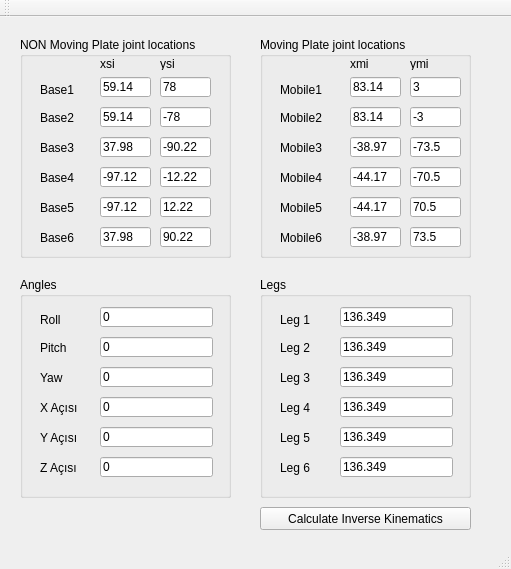
<?xml version="1.0" encoding="UTF-8"?>
<ui version="4.0">
 <class>MainWindow</class>
 <widget class="QMainWindow" name="MainWindow">
  <property name="geometry">
   <rect>
    <x>0</x>
    <y>0</y>
    <width>511</width>
    <height>569</height>
   </rect>
  </property>
  <property name="windowTitle">
   <string>MainWindow</string>
  </property>
  <widget class="QWidget" name="centralWidget">
   <widget class="QGroupBox" name="groupBox">
    <property name="geometry">
     <rect>
      <x>20</x>
      <y>260</y>
      <width>211</width>
      <height>221</height>
     </rect>
    </property>
    <property name="title">
     <string>Angles</string>
    </property>
    <widget class="QLabel" name="label">
     <property name="geometry">
      <rect>
       <x>20</x>
       <y>33</y>
       <width>47</width>
       <height>20</height>
      </rect>
     </property>
     <property name="text">
      <string>Roll</string>
     </property>
    </widget>
    <widget class="QLabel" name="label_2">
     <property name="geometry">
      <rect>
       <x>20</x>
       <y>63</y>
       <width>47</width>
       <height>16</height>
      </rect>
     </property>
     <property name="text">
      <string>Pitch</string>
     </property>
    </widget>
    <widget class="QLabel" name="label_3">
     <property name="geometry">
      <rect>
       <x>20</x>
       <y>90</y>
       <width>47</width>
       <height>21</height>
      </rect>
     </property>
     <property name="text">
      <string>Yaw</string>
     </property>
    </widget>
    <widget class="QLabel" name="label_4">
     <property name="geometry">
      <rect>
       <x>20</x>
       <y>120</y>
       <width>47</width>
       <height>21</height>
      </rect>
     </property>
     <property name="text">
      <string>X Açısı</string>
     </property>
    </widget>
    <widget class="QLabel" name="label_5">
     <property name="geometry">
      <rect>
       <x>20</x>
       <y>150</y>
       <width>47</width>
       <height>21</height>
      </rect>
     </property>
     <property name="text">
      <string>Y Açısı</string>
     </property>
    </widget>
    <widget class="QLabel" name="label_6">
     <property name="geometry">
      <rect>
       <x>20</x>
       <y>180</y>
       <width>47</width>
       <height>21</height>
      </rect>
     </property>
     <property name="text">
      <string>Z Açısı</string>
     </property>
    </widget>
    <widget class="QLineEdit" name="txtAngleRoll">
     <property name="geometry">
      <rect>
       <x>80</x>
       <y>30</y>
       <width>113</width>
       <height>20</height>
      </rect>
     </property>
     <property name="text">
      <string>0</string>
     </property>
    </widget>
    <widget class="QLineEdit" name="txtAnglePitch">
     <property name="geometry">
      <rect>
       <x>80</x>
       <y>60</y>
       <width>113</width>
       <height>20</height>
      </rect>
     </property>
     <property name="text">
      <string>0</string>
     </property>
    </widget>
    <widget class="QLineEdit" name="txtAngleYaw">
     <property name="geometry">
      <rect>
       <x>80</x>
       <y>90</y>
       <width>113</width>
       <height>20</height>
      </rect>
     </property>
     <property name="text">
      <string>0</string>
     </property>
    </widget>
    <widget class="QLineEdit" name="txtAngleX">
     <property name="geometry">
      <rect>
       <x>80</x>
       <y>120</y>
       <width>113</width>
       <height>20</height>
      </rect>
     </property>
     <property name="text">
      <string>0</string>
     </property>
    </widget>
    <widget class="QLineEdit" name="txtAngleY">
     <property name="geometry">
      <rect>
       <x>80</x>
       <y>150</y>
       <width>113</width>
       <height>20</height>
      </rect>
     </property>
     <property name="text">
      <string>0</string>
     </property>
    </widget>
    <widget class="QLineEdit" name="txtAngleZ">
     <property name="geometry">
      <rect>
       <x>80</x>
       <y>180</y>
       <width>113</width>
       <height>20</height>
      </rect>
     </property>
     <property name="text">
      <string>0</string>
     </property>
    </widget>
   </widget>
   <widget class="QGroupBox" name="groupBox_2">
    <property name="geometry">
     <rect>
      <x>260</x>
      <y>260</y>
      <width>211</width>
      <height>221</height>
     </rect>
    </property>
    <property name="title">
     <string>Legs</string>
    </property>
    <widget class="QLabel" name="label_7">
     <property name="geometry">
      <rect>
       <x>20</x>
       <y>33</y>
       <width>47</width>
       <height>20</height>
      </rect>
     </property>
     <property name="text">
      <string>Leg 1</string>
     </property>
    </widget>
    <widget class="QLabel" name="label_8">
     <property name="geometry">
      <rect>
       <x>20</x>
       <y>63</y>
       <width>47</width>
       <height>16</height>
      </rect>
     </property>
     <property name="text">
      <string>Leg 2</string>
     </property>
    </widget>
    <widget class="QLabel" name="label_9">
     <property name="geometry">
      <rect>
       <x>20</x>
       <y>90</y>
       <width>47</width>
       <height>21</height>
      </rect>
     </property>
     <property name="text">
      <string>Leg 3</string>
     </property>
    </widget>
    <widget class="QLabel" name="label_10">
     <property name="geometry">
      <rect>
       <x>20</x>
       <y>120</y>
       <width>47</width>
       <height>21</height>
      </rect>
     </property>
     <property name="text">
      <string>Leg 4</string>
     </property>
    </widget>
    <widget class="QLabel" name="label_11">
     <property name="geometry">
      <rect>
       <x>20</x>
       <y>150</y>
       <width>47</width>
       <height>21</height>
      </rect>
     </property>
     <property name="text">
      <string>Leg 5</string>
     </property>
    </widget>
    <widget class="QLabel" name="label_12">
     <property name="geometry">
      <rect>
       <x>20</x>
       <y>180</y>
       <width>47</width>
       <height>21</height>
      </rect>
     </property>
     <property name="text">
      <string>Leg 6</string>
     </property>
    </widget>
    <widget class="QLineEdit" name="txtLeg1">
     <property name="geometry">
      <rect>
       <x>80</x>
       <y>30</y>
       <width>113</width>
       <height>20</height>
      </rect>
     </property>
     <property name="text">
      <string>136.349</string>
     </property>
    </widget>
    <widget class="QLineEdit" name="txtLeg2">
     <property name="geometry">
      <rect>
       <x>80</x>
       <y>60</y>
       <width>113</width>
       <height>20</height>
      </rect>
     </property>
     <property name="text">
      <string>136.349</string>
     </property>
    </widget>
    <widget class="QLineEdit" name="txtLeg3">
     <property name="geometry">
      <rect>
       <x>80</x>
       <y>90</y>
       <width>113</width>
       <height>20</height>
      </rect>
     </property>
     <property name="text">
      <string>136.349</string>
     </property>
    </widget>
    <widget class="QLineEdit" name="txtLeg4">
     <property name="geometry">
      <rect>
       <x>80</x>
       <y>120</y>
       <width>113</width>
       <height>20</height>
      </rect>
     </property>
     <property name="text">
      <string>136.349</string>
     </property>
    </widget>
    <widget class="QLineEdit" name="txtLeg5">
     <property name="geometry">
      <rect>
       <x>80</x>
       <y>150</y>
       <width>113</width>
       <height>20</height>
      </rect>
     </property>
     <property name="text">
      <string>136.349</string>
     </property>
    </widget>
    <widget class="QLineEdit" name="txtLeg6">
     <property name="geometry">
      <rect>
       <x>80</x>
       <y>180</y>
       <width>113</width>
       <height>20</height>
      </rect>
     </property>
     <property name="text">
      <string>136.349</string>
     </property>
    </widget>
   </widget>
   <widget class="QGroupBox" name="groupBox_3">
    <property name="geometry">
     <rect>
      <x>20</x>
      <y>20</y>
      <width>211</width>
      <height>221</height>
     </rect>
    </property>
    <property name="title">
     <string>NON Moving Plate joint locations</string>
    </property>
    <widget class="QLabel" name="b1">
     <property name="geometry">
      <rect>
       <x>20</x>
       <y>43</y>
       <width>47</width>
       <height>20</height>
      </rect>
     </property>
     <property name="text">
      <string>Base1</string>
     </property>
    </widget>
    <widget class="QLabel" name="label_14">
     <property name="geometry">
      <rect>
       <x>20</x>
       <y>73</y>
       <width>47</width>
       <height>16</height>
      </rect>
     </property>
     <property name="text">
      <string>Base2</string>
     </property>
    </widget>
    <widget class="QLabel" name="label_15">
     <property name="geometry">
      <rect>
       <x>20</x>
       <y>100</y>
       <width>47</width>
       <height>21</height>
      </rect>
     </property>
     <property name="text">
      <string>Base3</string>
     </property>
    </widget>
    <widget class="QLabel" name="label_16">
     <property name="geometry">
      <rect>
       <x>20</x>
       <y>130</y>
       <width>47</width>
       <height>21</height>
      </rect>
     </property>
     <property name="text">
      <string>Base4</string>
     </property>
    </widget>
    <widget class="QLabel" name="label_17">
     <property name="geometry">
      <rect>
       <x>20</x>
       <y>160</y>
       <width>47</width>
       <height>21</height>
      </rect>
     </property>
     <property name="text">
      <string>Base5</string>
     </property>
    </widget>
    <widget class="QLabel" name="label_18">
     <property name="geometry">
      <rect>
       <x>20</x>
       <y>190</y>
       <width>47</width>
       <height>21</height>
      </rect>
     </property>
     <property name="text">
      <string>Base6</string>
     </property>
    </widget>
    <widget class="QLineEdit" name="txtb1x">
     <property name="geometry">
      <rect>
       <x>80</x>
       <y>40</y>
       <width>51</width>
       <height>20</height>
      </rect>
     </property>
     <property name="text">
      <string>59.14</string>
     </property>
    </widget>
    <widget class="QLineEdit" name="txtb1y">
     <property name="geometry">
      <rect>
       <x>140</x>
       <y>40</y>
       <width>51</width>
       <height>20</height>
      </rect>
     </property>
     <property name="text">
      <string>78</string>
     </property>
    </widget>
    <widget class="QLineEdit" name="txtb2x">
     <property name="geometry">
      <rect>
       <x>80</x>
       <y>70</y>
       <width>51</width>
       <height>20</height>
      </rect>
     </property>
     <property name="text">
      <string>59.14</string>
     </property>
    </widget>
    <widget class="QLineEdit" name="txtb2y">
     <property name="geometry">
      <rect>
       <x>140</x>
       <y>70</y>
       <width>51</width>
       <height>20</height>
      </rect>
     </property>
     <property name="text">
      <string>-78</string>
     </property>
    </widget>
    <widget class="QLineEdit" name="txtb3x">
     <property name="geometry">
      <rect>
       <x>80</x>
       <y>100</y>
       <width>51</width>
       <height>20</height>
      </rect>
     </property>
     <property name="text">
      <string>37.98</string>
     </property>
    </widget>
    <widget class="QLineEdit" name="txtb3y">
     <property name="geometry">
      <rect>
       <x>140</x>
       <y>100</y>
       <width>51</width>
       <height>20</height>
      </rect>
     </property>
     <property name="text">
      <string>-90.22</string>
     </property>
    </widget>
    <widget class="QLineEdit" name="txtb4x">
     <property name="geometry">
      <rect>
       <x>80</x>
       <y>130</y>
       <width>51</width>
       <height>20</height>
      </rect>
     </property>
     <property name="text">
      <string>-97.12</string>
     </property>
    </widget>
    <widget class="QLineEdit" name="txtb4y">
     <property name="geometry">
      <rect>
       <x>140</x>
       <y>130</y>
       <width>51</width>
       <height>20</height>
      </rect>
     </property>
     <property name="text">
      <string>-12.22</string>
     </property>
    </widget>
    <widget class="QLineEdit" name="txtb5x">
     <property name="geometry">
      <rect>
       <x>80</x>
       <y>160</y>
       <width>51</width>
       <height>20</height>
      </rect>
     </property>
     <property name="text">
      <string>-97.12</string>
     </property>
    </widget>
    <widget class="QLineEdit" name="txtb5y">
     <property name="geometry">
      <rect>
       <x>140</x>
       <y>160</y>
       <width>51</width>
       <height>20</height>
      </rect>
     </property>
     <property name="text">
      <string>12.22</string>
     </property>
    </widget>
    <widget class="QLineEdit" name="txtb6x">
     <property name="geometry">
      <rect>
       <x>80</x>
       <y>190</y>
       <width>51</width>
       <height>20</height>
      </rect>
     </property>
     <property name="text">
      <string>37.98</string>
     </property>
    </widget>
    <widget class="QLineEdit" name="txtb6y">
     <property name="geometry">
      <rect>
       <x>140</x>
       <y>190</y>
       <width>51</width>
       <height>20</height>
      </rect>
     </property>
     <property name="text">
      <string>90.22</string>
     </property>
    </widget>
    <widget class="QLabel" name="label_25">
     <property name="geometry">
      <rect>
       <x>80</x>
       <y>20</y>
       <width>47</width>
       <height>13</height>
      </rect>
     </property>
     <property name="text">
      <string>xsi</string>
     </property>
    </widget>
    <widget class="QLabel" name="label_26">
     <property name="geometry">
      <rect>
       <x>140</x>
       <y>20</y>
       <width>47</width>
       <height>13</height>
      </rect>
     </property>
     <property name="text">
      <string>ysi</string>
     </property>
    </widget>
   </widget>
   <widget class="QGroupBox" name="groupBox_4">
    <property name="geometry">
     <rect>
      <x>260</x>
      <y>20</y>
      <width>211</width>
      <height>221</height>
     </rect>
    </property>
    <property name="title">
     <string>Moving Plate joint locations</string>
    </property>
    <widget class="QLabel" name="label_19">
     <property name="geometry">
      <rect>
       <x>20</x>
       <y>43</y>
       <width>47</width>
       <height>20</height>
      </rect>
     </property>
     <property name="text">
      <string>Mobile1</string>
     </property>
    </widget>
    <widget class="QLabel" name="label_20">
     <property name="geometry">
      <rect>
       <x>20</x>
       <y>73</y>
       <width>47</width>
       <height>16</height>
      </rect>
     </property>
     <property name="text">
      <string>Mobile2</string>
     </property>
    </widget>
    <widget class="QLabel" name="label_21">
     <property name="geometry">
      <rect>
       <x>20</x>
       <y>100</y>
       <width>47</width>
       <height>21</height>
      </rect>
     </property>
     <property name="text">
      <string>Mobile3</string>
     </property>
    </widget>
    <widget class="QLabel" name="label_22">
     <property name="geometry">
      <rect>
       <x>20</x>
       <y>130</y>
       <width>47</width>
       <height>21</height>
      </rect>
     </property>
     <property name="text">
      <string>Mobile4</string>
     </property>
    </widget>
    <widget class="QLabel" name="label_23">
     <property name="geometry">
      <rect>
       <x>20</x>
       <y>160</y>
       <width>47</width>
       <height>21</height>
      </rect>
     </property>
     <property name="text">
      <string>Mobile5</string>
     </property>
    </widget>
    <widget class="QLabel" name="label_24">
     <property name="geometry">
      <rect>
       <x>20</x>
       <y>190</y>
       <width>47</width>
       <height>21</height>
      </rect>
     </property>
     <property name="text">
      <string>Mobile6</string>
     </property>
    </widget>
    <widget class="QLineEdit" name="txtm1x">
     <property name="geometry">
      <rect>
       <x>90</x>
       <y>40</y>
       <width>51</width>
       <height>20</height>
      </rect>
     </property>
     <property name="text">
      <string>83.14</string>
     </property>
    </widget>
    <widget class="QLineEdit" name="txtm1y">
     <property name="geometry">
      <rect>
       <x>150</x>
       <y>40</y>
       <width>51</width>
       <height>20</height>
      </rect>
     </property>
     <property name="text">
      <string>3</string>
     </property>
    </widget>
    <widget class="QLineEdit" name="txtm2x">
     <property name="geometry">
      <rect>
       <x>90</x>
       <y>70</y>
       <width>51</width>
       <height>20</height>
      </rect>
     </property>
     <property name="text">
      <string>83.14</string>
     </property>
    </widget>
    <widget class="QLineEdit" name="txtm2y">
     <property name="geometry">
      <rect>
       <x>150</x>
       <y>70</y>
       <width>51</width>
       <height>20</height>
      </rect>
     </property>
     <property name="text">
      <string>-3</string>
     </property>
    </widget>
    <widget class="QLineEdit" name="txtm3x">
     <property name="geometry">
      <rect>
       <x>90</x>
       <y>100</y>
       <width>51</width>
       <height>20</height>
      </rect>
     </property>
     <property name="text">
      <string>-38.97</string>
     </property>
    </widget>
    <widget class="QLineEdit" name="txtm3y">
     <property name="geometry">
      <rect>
       <x>150</x>
       <y>100</y>
       <width>51</width>
       <height>20</height>
      </rect>
     </property>
     <property name="text">
      <string>-73.5</string>
     </property>
    </widget>
    <widget class="QLineEdit" name="txtm4x">
     <property name="geometry">
      <rect>
       <x>90</x>
       <y>130</y>
       <width>51</width>
       <height>20</height>
      </rect>
     </property>
     <property name="text">
      <string>-44.17</string>
     </property>
    </widget>
    <widget class="QLineEdit" name="txtm4y">
     <property name="geometry">
      <rect>
       <x>150</x>
       <y>130</y>
       <width>51</width>
       <height>20</height>
      </rect>
     </property>
     <property name="text">
      <string>-70.5</string>
     </property>
    </widget>
    <widget class="QLineEdit" name="txtm5x">
     <property name="geometry">
      <rect>
       <x>90</x>
       <y>160</y>
       <width>51</width>
       <height>20</height>
      </rect>
     </property>
     <property name="text">
      <string>-44.17</string>
     </property>
    </widget>
    <widget class="QLineEdit" name="txtm5y">
     <property name="geometry">
      <rect>
       <x>150</x>
       <y>160</y>
       <width>51</width>
       <height>20</height>
      </rect>
     </property>
     <property name="text">
      <string>70.5</string>
     </property>
    </widget>
    <widget class="QLineEdit" name="txtm6x">
     <property name="geometry">
      <rect>
       <x>90</x>
       <y>190</y>
       <width>51</width>
       <height>20</height>
      </rect>
     </property>
     <property name="text">
      <string>-38.97</string>
     </property>
    </widget>
    <widget class="QLineEdit" name="txtm6y">
     <property name="geometry">
      <rect>
       <x>150</x>
       <y>190</y>
       <width>51</width>
       <height>20</height>
      </rect>
     </property>
     <property name="text">
      <string>73.5</string>
     </property>
    </widget>
    <widget class="QLabel" name="label_27">
     <property name="geometry">
      <rect>
       <x>90</x>
       <y>20</y>
       <width>47</width>
       <height>13</height>
      </rect>
     </property>
     <property name="text">
      <string>xmi</string>
     </property>
    </widget>
    <widget class="QLabel" name="label_28">
     <property name="geometry">
      <rect>
       <x>150</x>
       <y>20</y>
       <width>47</width>
       <height>13</height>
      </rect>
     </property>
     <property name="text">
      <string>ymi</string>
     </property>
    </widget>
   </widget>
   <widget class="QPushButton" name="btnCalculateInverseKinematics">
    <property name="geometry">
     <rect>
      <x>260</x>
      <y>490</y>
      <width>211</width>
      <height>23</height>
     </rect>
    </property>
    <property name="text">
     <string>Calculate Inverse Kinematics</string>
    </property>
   </widget>
  </widget>
  <widget class="QMenuBar" name="menuBar">
   <property name="geometry">
    <rect>
     <x>0</x>
     <y>0</y>
     <width>511</width>
     <height>21</height>
    </rect>
   </property>
  </widget>
  <widget class="QToolBar" name="mainToolBar">
   <attribute name="toolBarArea">
    <enum>TopToolBarArea</enum>
   </attribute>
   <attribute name="toolBarBreak">
    <bool>false</bool>
   </attribute>
  </widget>
  <widget class="QStatusBar" name="statusBar"/>
 </widget>
 <layoutdefault spacing="6" margin="11"/>
 <resources/>
 <connections/>
</ui>
